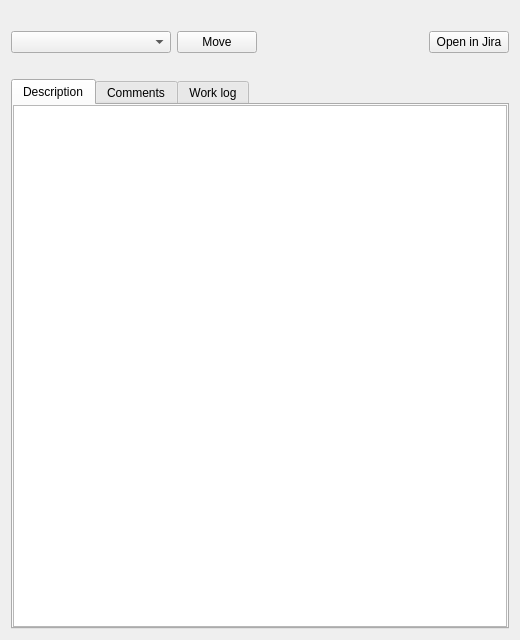
<?xml version="1.0" encoding="UTF-8"?>
<ui version="4.0">
 <class>IssueDetailWidget</class>
 <widget class="QWidget" name="IssueDetailWidget">
  <property name="geometry">
   <rect>
    <x>0</x>
    <y>0</y>
    <width>520</width>
    <height>640</height>
   </rect>
  </property>
  <layout class="QVBoxLayout" name="verticalLayout">
   <item>
    <widget class="QLabel" name="heading">
     <property name="text">
      <string notr="true"/>
     </property>
     <property name="wordWrap">
      <bool>true</bool>
     </property>
     <property name="textInteractionFlags">
      <set>Qt::TextSelectableByMouse</set>
     </property>
    </widget>
   </item>
   <item>
    <layout class="QHBoxLayout" name="actions">
     <item>
      <widget class="QComboBox" name="transitions">
       <property name="minimumSize">
        <size>
         <width>160</width>
         <height>0</height>
        </size>
       </property>
       <property name="toolTip">
        <string>Workflow transitions available to you on this issue</string>
       </property>
      </widget>
     </item>
     <item>
      <widget class="QPushButton" name="applyTransition">
       <property name="text">
        <string>Move</string>
       </property>
      </widget>
     </item>
     <item>
      <spacer name="horizontalSpacer">
       <property name="orientation">
        <enum>Qt::Horizontal</enum>
       </property>
       <property name="sizeHint" stdset="0">
        <size>
         <width>40</width>
         <height>20</height>
        </size>
       </property>
      </spacer>
     </item>
     <item>
      <widget class="QPushButton" name="openInBrowser">
       <property name="text">
        <string>Open in Jira</string>
       </property>
      </widget>
     </item>
    </layout>
   </item>
   <item>
    <widget class="QLabel" name="fields">
     <property name="text">
      <string notr="true"/>
     </property>
     <property name="textFormat">
      <enum>Qt::RichText</enum>
     </property>
     <property name="wordWrap">
      <bool>true</bool>
     </property>
     <property name="textInteractionFlags">
      <set>Qt::TextSelectableByMouse</set>
     </property>
    </widget>
   </item>
   <item>
    <widget class="QTabWidget" name="tabs">
     <property name="currentIndex">
      <number>0</number>
     </property>
     <widget class="QWidget" name="descriptionTab">
      <attribute name="title">
       <string>Description</string>
      </attribute>
      <layout class="QVBoxLayout" name="descriptionLayout">
       <property name="leftMargin">
        <number>0</number>
       </property>
       <property name="topMargin">
        <number>0</number>
       </property>
       <property name="rightMargin">
        <number>0</number>
       </property>
       <property name="bottomMargin">
        <number>0</number>
       </property>
       <item>
        <widget class="QTextBrowser" name="description">
         <property name="openExternalLinks">
          <bool>true</bool>
         </property>
        </widget>
       </item>
      </layout>
     </widget>
     <widget class="QWidget" name="commentsTab">
      <attribute name="title">
       <string>Comments</string>
      </attribute>
      <layout class="QVBoxLayout" name="commentsLayout">
       <property name="leftMargin">
        <number>0</number>
       </property>
       <property name="topMargin">
        <number>0</number>
       </property>
       <property name="rightMargin">
        <number>0</number>
       </property>
       <property name="bottomMargin">
        <number>0</number>
       </property>
       <item>
        <widget class="QTextBrowser" name="comments">
         <property name="openExternalLinks">
          <bool>true</bool>
         </property>
        </widget>
       </item>
       <item>
        <widget class="QPlainTextEdit" name="newComment">
         <property name="maximumSize">
          <size>
           <width>16777215</width>
           <height>90</height>
          </size>
         </property>
         <property name="tabChangesFocus">
          <bool>true</bool>
         </property>
         <property name="placeholderText">
          <string>Write a comment…</string>
         </property>
        </widget>
       </item>
       <item>
        <layout class="QHBoxLayout" name="commentActions">
         <item>
          <spacer name="commentSpacer">
           <property name="orientation">
            <enum>Qt::Horizontal</enum>
           </property>
           <property name="sizeHint" stdset="0">
            <size>
             <width>40</width>
             <height>20</height>
            </size>
           </property>
          </spacer>
         </item>
         <item>
          <widget class="QPushButton" name="addComment">
           <property name="text">
            <string>Add comment</string>
           </property>
          </widget>
         </item>
        </layout>
       </item>
      </layout>
     </widget>
     <widget class="QWidget" name="worklogTab">
      <attribute name="title">
       <string>Work log</string>
      </attribute>
      <layout class="QVBoxLayout" name="worklogLayout">
       <property name="leftMargin">
        <number>0</number>
       </property>
       <property name="topMargin">
        <number>0</number>
       </property>
       <property name="rightMargin">
        <number>0</number>
       </property>
       <property name="bottomMargin">
        <number>0</number>
       </property>
       <item>
        <widget class="QTableWidget" name="worklogs">
         <property name="editTriggers">
          <set>QAbstractItemView::NoEditTriggers</set>
         </property>
         <property name="selectionBehavior">
          <enum>QAbstractItemView::SelectRows</enum>
         </property>
         <attribute name="verticalHeaderVisible">
          <bool>false</bool>
         </attribute>
         <attribute name="horizontalHeaderStretchLastSection">
          <bool>true</bool>
         </attribute>
         <column>
          <property name="text">
           <string>Started</string>
          </property>
         </column>
         <column>
          <property name="text">
           <string>Author</string>
          </property>
         </column>
         <column>
          <property name="text">
           <string>Time</string>
          </property>
         </column>
         <column>
          <property name="text">
           <string>Description</string>
          </property>
         </column>
        </widget>
       </item>
       <item>
        <layout class="QHBoxLayout" name="worklogActions">
         <item>
          <widget class="QLabel" name="worklogTotal">
           <property name="text">
            <string notr="true"/>
           </property>
          </widget>
         </item>
         <item>
          <spacer name="worklogSpacer">
           <property name="orientation">
            <enum>Qt::Horizontal</enum>
           </property>
           <property name="sizeHint" stdset="0">
            <size>
             <width>40</width>
             <height>20</height>
            </size>
           </property>
          </spacer>
         </item>
         <item>
          <widget class="QPushButton" name="logWork">
           <property name="text">
            <string>Log work…</string>
           </property>
          </widget>
         </item>
        </layout>
       </item>
      </layout>
     </widget>
    </widget>
   </item>
  </layout>
 </widget>
 <resources/>
 <connections/>
</ui>
